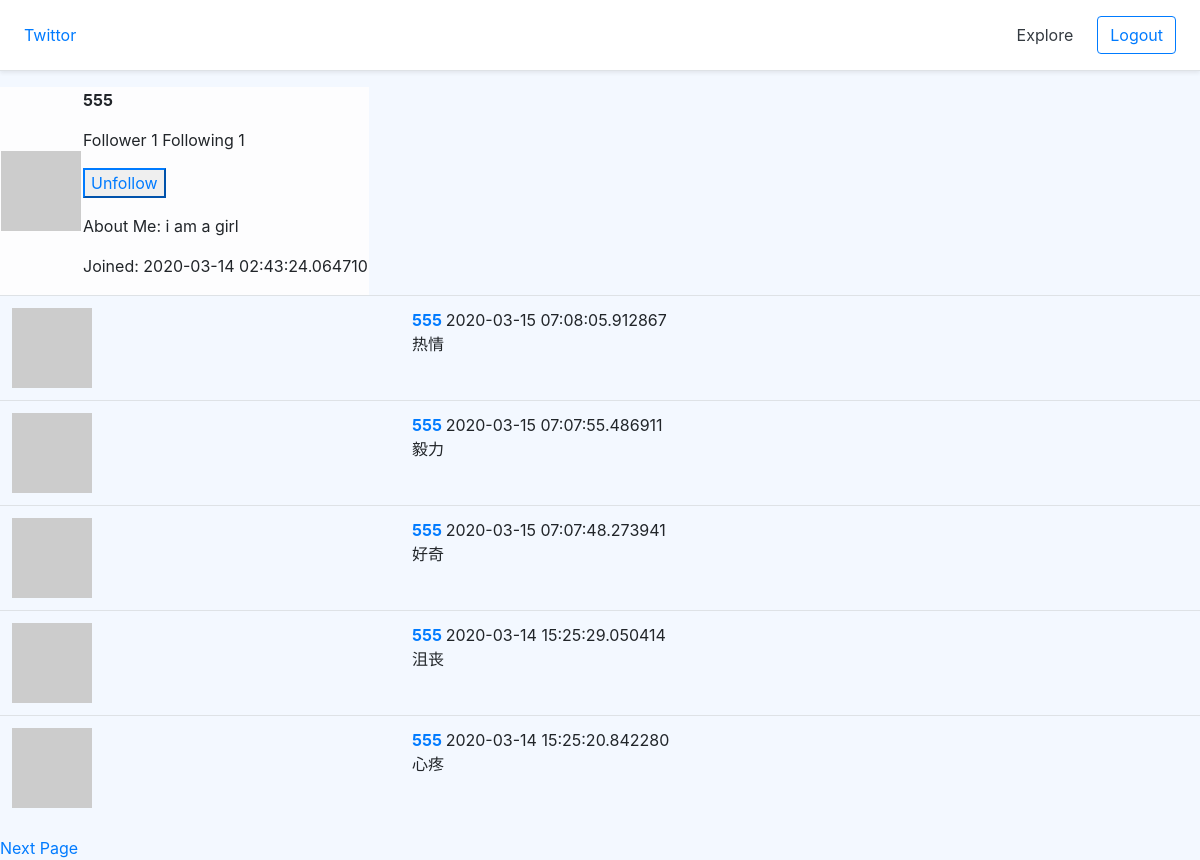
Screenshot of /555 (signed in) with the database file from the repository.
### twittor/models/user.py (models this page shows, shortened)
class User(UserMixin,db.Model):#通过继承db.Model创建class User
    id = db.Column (db.Integer , primary_key= True )
    username = db.Column (db.String(64), unique=True ,index = True )#加上index是因为速度会快一些
    email = db.Column(db.String(64),unique= True,index=True)
    password_hash = db.Column(db.String(128))
    about_me= db.Column(db.String(128))
    create_time = db.Column(db.DateTime, default=datetime.utcnow)
    tweets = db.relationship('Tweet',backref = 'author',lazy='dynamic')#这里的'Tweet'里的,用来了解一个用户发了多少个推特，不是表中的一列
    followed = db.relationship (
        'User',secondary=followers,
        primaryjoin=(followers.c.follower_id == id),
        secondaryjoin=(followers.c.followed_id == id),
        backref=db.backref('followers', lazy='dynamic'), lazy = 'dynamic')
    def avatar(self,size = 80):
        md5_digest = md5(self.email.lower().encode('utf-8')).hexdigest()
        return 'https://www.gravatar.com/avatar/{}?d=identicon&s={}'.format(md5_digest,size)
    def is_following(self,user):
        return self.followed.filter(
            followers.c.followed_id == user.id).count()>0

### twittor/models/tweet.py (models this page shows, shortened)
class Tweet(db.Model):
    id = db.Column (db.Integer ,primary_key = True)
    body = db.Column(db.String(140))
    create_time = db.Column(db.DateTime,default= datetime.utcnow)
    user_id = db.Column(db.Integer ,db.ForeignKey('user.id'))#这里的'user,id'里的user不是class那个user而是所建的表的user。user_id必须是user那个table里面的id，所以用ForeignKey关联user里面的id

### twittor/route.py (the view, shortened to what this page needs)
@login_required
def user(username):
    u = User.query.filter_by(username = username).first()
    if u is None:
        abort(404)
    page_num = int(request.args.get('page') or 1)
    tweets = u.tweets.order_by(Tweet.create_time.desc()).paginate(page=page_num,
                                                                  per_page=current_app.config['TWEET_PER_PAGE'],
                                                                  error_out=False)
    next_url = url_for('profile', page=tweets.next_num, username=username) if tweets.has_next else None
    prev_url = url_for('profile', page=tweets.prev_num, username=username) if tweets.has_prev else None
    return render_template('user.html',tittle = 'Profile',next_url=next_url,prev_url=prev_url,tweets = tweets.items ,user = u )

### twittor/models/user.py (called while the page is built)
@login_manager.user_loader
def load_user(id):
    return User.query.get(int(id))

### twittor/templates/user.html (shortened to what this page needs)
{% extends "base.html" %}
{% block content %}
    <table class="table-light">
    <tr>
        <td><img src = "{{ user.avatar(200) }}" alt=""></td>
        <td>
            <p><b>{{ user.username }}</b>
               <p>
                  Follower {{ user.followers.count() }}  Following  {{ user.followed.count() }}
                </p>
                <form action="" method = "post">
                    {% if user != current_user %}
                    {% if current_user.is_following(user) %}
                     <input class="bin btn-outline-primary" type="submit" name="request_button" value="Unfollow">
                    {% else %}
                    <input class="bin btn-outline-primary" type="submit" name="request_button" value="Follow">
                    {% endif %}
                    {% endif %}
                </form>
             </p>
            {% if user.about_me %}
            <p>About Me: {{ user.about_me }}</p>
            {% endif %}
            {% if user.create_time %}
            <p>Joined: {{ user.create_time }}</p>
            {% endif %}
        </td>
    </tr>
</table>
{% include '_tweets.html' %}
    {% if next_url %}
    <a href="{{ next_url }}">Next Page</a>
    {% endif  %}
{% endblock %}

### twittor/templates/_tweets.html
<table class="table table-hover">
  {% for tweet in tweets %}
    <tr valign="top">
        <td><img src = "{{ tweet.author.avatar(48) }}" alt=""></td>
        <td class="col-md-8 align-left">
            <a href="{{ url_for('profile',username =  tweet.author.username) }}"><b>{{ tweet.author.username }} </b></a>
            {{ tweet.create_time }}<br>
            {{ tweet.body }}
        </td>
    </tr>
   {% endfor %}
</table>

### rows the page displays
User: username "555", about_me "i am a girl", create_time "2020-03-14 02:43:24.064710"
Tweet: author.username "555", create_time "2020-03-15 07:08:05.912867", body "热情"
Tweet: author.username "555", create_time "2020-03-15 07:07:55.486911", body "毅力"
Tweet: author.username "555", create_time "2020-03-15 07:07:48.273941", body "好奇"
Tweet: author.username "555", create_time "2020-03-14 15:25:29.050414", body "沮丧"
Tweet: author.username "555", create_time "2020-03-14 15:25:20.842280", body "心疼"

### other values shown
{{ user.followers.count() }} "1"
{{ user.followed.count() }} "1"
